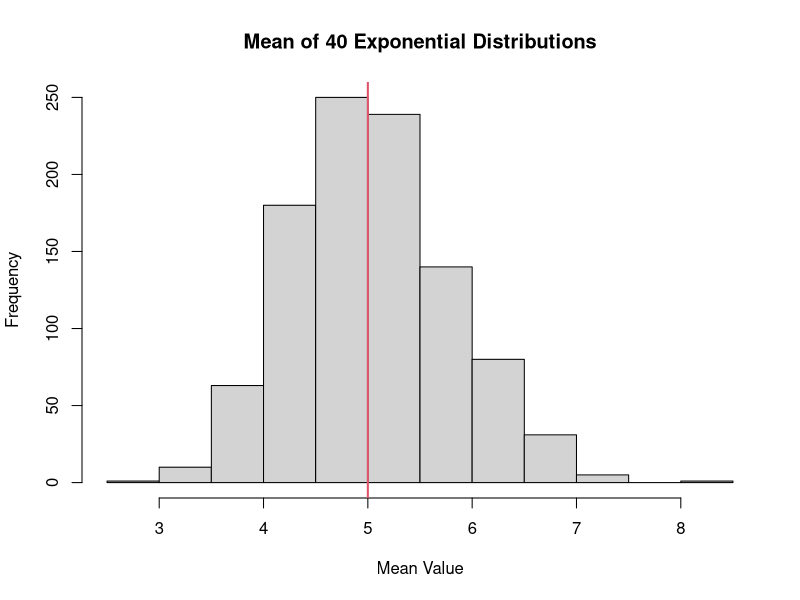
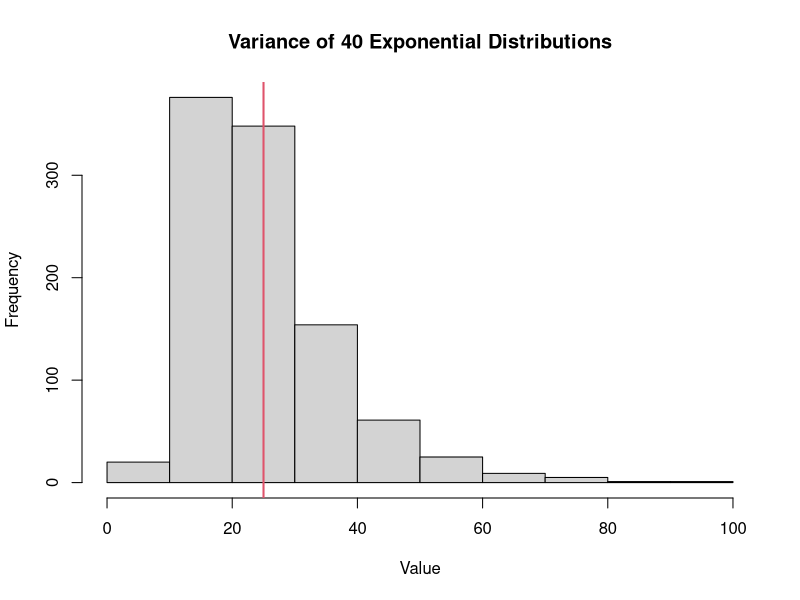
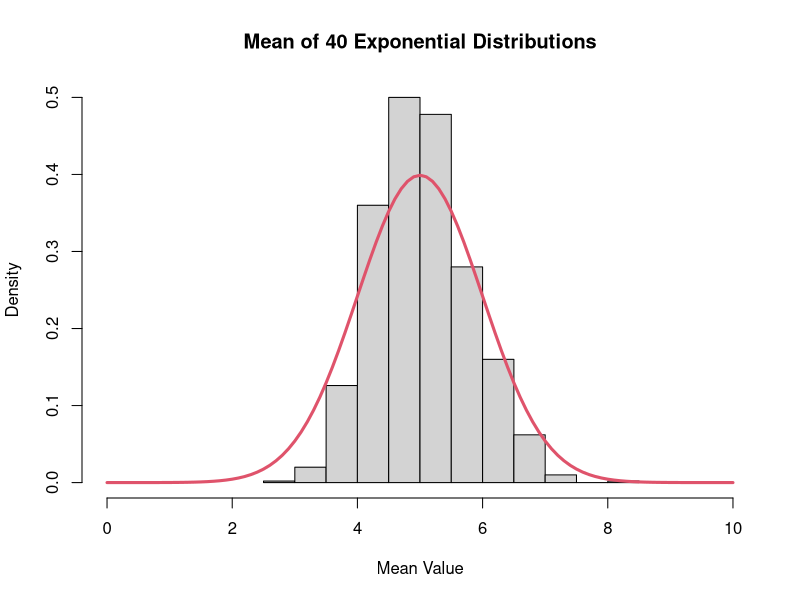

These figures' R source, in order:
## ---- chunk 1
lambda<-0.2

mns = {NULL}
vrs = {NULL}
for (i in 1:1000) {
      mns = c(mns,mean(rexp(40,lambda)))
      vrs = c(vrs,var(rexp(40,lambda)))
}
## ---- chunk 2
mean_theor<-1/lambda
mean_sample<-mean(mns)
mean_sample
mean_theor
## ---- chunk 3
hist(mns,main="Mean of 40 Exponential Distributions",xlab="Mean Value")
abline(v=mean_theor,col=2,lwd=2)
## ---- chunk 4
sd_theor<-1/lambda
var_sample<-mean(vrs)
var_theor<-sd_theor^2
var_sample
var_theor
## ---- chunk 5
hist(vrs,main="Variance of 40 Exponential Distributions",xlab="Value")
abline(v=var_theor,col=2,lwd=2)
## ---- chunk 6
hist(mns,freq = FALSE,xlim=c(0,10),main="Mean of 40 Exponential Distributions",xlab="Mean Value")
curve(dnorm(x,mean=mean_theor,sd=1),add=TRUE,col=2,lwd=3)
